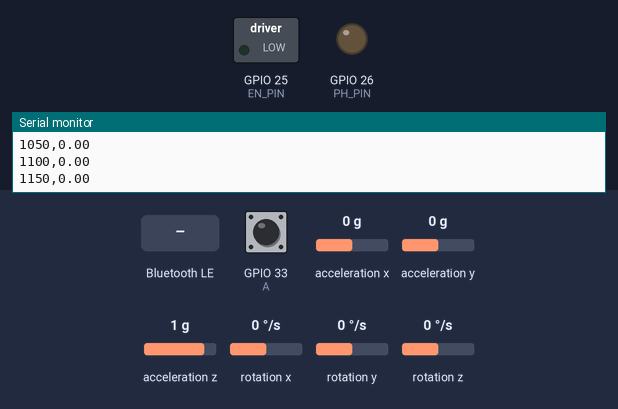
Simulated run of this sketch. Board: ESP32. On the bench: switched loads named in the sketch (green lamp = pin HIGH), output pins drawn as LEDs (lit = HIGH), the last lines printed to the serial monitor. The test bench sets the inputs (shaded band); at power-on: GPIO 33 (A) HIGH, acceleration x 0 g, acceleration y 0 g, acceleration z 1 g, rotation x 0 °/s, rotation y 0 °/s, rotation z 0 °/s. Nothing arrives over Bluetooth unless stated; a phone connects over Bluetooth LE 3 s after start; pins used as bus, display or sensor lines are not drawn.

Above: at 5.1 s.
5.2 s: Bluetooth LE write "5" received
At 6.1 s:
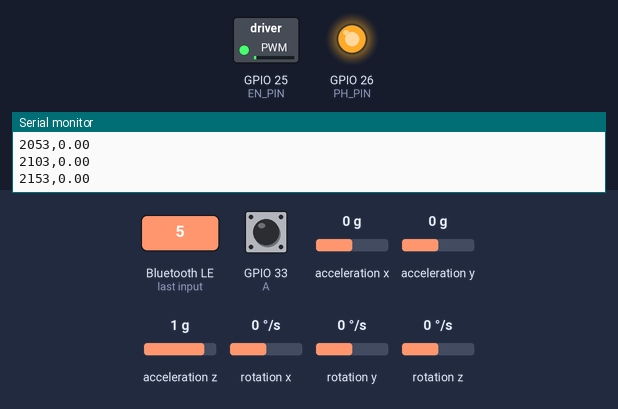
8.2 s: Bluetooth LE write "90" received
11.2 s: Bluetooth LE write "200" received
At 12.6 s:
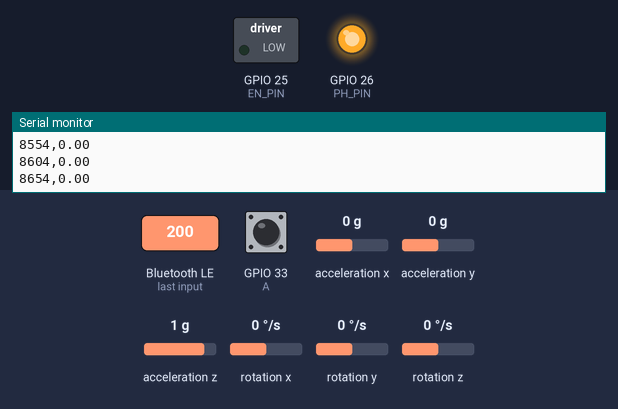
14.2 s: Bluetooth LE write "90" received
At 16.1 s:
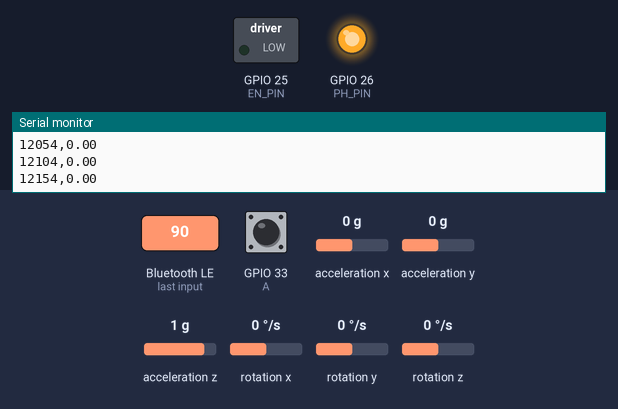
Timing chart, 0 to 17.6 s (numbered marks = the images above; inputs shaded):
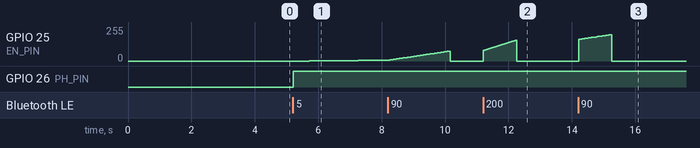

The sketch:

SPVVVECTR_FlawedPI_CodeForTesting.ino
```cpp
/**
  * This is the code for Tensegrity microcontroller.
  * Upload this code to the microcontroller
  * before running the Python BLE communication code.
*/

/*    Components list     */
/*    Motor driver: https://www.pololu.com/product/2990   */
/*    Motor + Encoder: https://www.amazon.com/Waveshare-All-Metal-Precision-Reduction-Connector/dp/B0CW1TCCTL */
/*    MPU 6050: https://www.dfrobot.com/product-880.html  */
/*    Note: I used Electronic Cats library for the MPU6050*/

/*    Libraries list     */
/*    BLE: From ESP-32 Board Manager Built-in Libs  */
/*    MPU6050: https://github.com/electroniccats/mpu6050    */
/*    Queue: https://github.com/EinarArnason/ArduinoQueue   */

#include <BLEDevice.h>
#include <BLEUtils.h>
#include <BLEServer.h>
#include <BLE2902.h>
#include <I2Cdev.h>
#include <MPU6050.h>

/*========================================================*/
/*                Variables declaration                   */

/*
String name = "SPVVVECTR1";
#define SERVICE_UUID        "afcdeba4-f8a9-4ca1-baa5-021afe634998"
#define CHARACTERISTIC_UUID "83147421-2684-43ec-af39-58533d866c8e"

String name = "SPVVVECTR2";
#define SERVICE_UUID        "8aaba9c2-7f68-49d6-97cb-b9783ea29fd6"
#define CHARACTERISTIC_UUID "2a612f78-13b2-4b3a-bab8-50b00d2f003f"

String name = "SPVVVECTR3";
#define SERVICE_UUID        "e132a2ee-a68a-4b4b-98fa-29ef8bbc0be2"
#define CHARACTERISTIC_UUID "ccba8d13-8743-45f7-9fd9-69a20a9acddc"
*/


/*      BLE variables: Change name and UUID here      */
String name = "SPVVVECTR3";
#define SERVICE_UUID        "e132a2ee-a68a-4b4b-98fa-29ef8bbc0be2"
#define CHARACTERISTIC_UUID "ccba8d13-8743-45f7-9fd9-69a20a9acddc"
BLECharacteristic *pGlobalCharacteristic;
bool sprint = true;


/*            Declare the GPIO pins here              */
const int EN_PIN    = 25;                  //Note: Old board uses 26
const int PH_PIN    = 26;                  //Note: Old board uses 25
const int SLEEP     = 27;                  //Note: Not on old board
const int A         = 33;
const int B         = 34;
const int MPU_SDA   = 21;
const int MPU_SCL   = 22;
const int INT       = 9;


/*                Declare MPU6050 here                */
MPU6050 mpu;
#define OUTPUT_READABLE_ACCELGYRO
//#define OUTPUT_BINARY_ACCELGYRO
int16_t ax, ay, az;
int16_t gx, gy, gz;
int     calibrate_size = 200;
bool    blinkState;
volatile bool is_calibrating = false;

/*         Declare Encoder specifications here        */
const float reduction_ratio = 10.0;         //Since the motor is 1:10 reduction
const int   ppr_num = 7;                    //Inside encoder datasheet
const float hall_resolution = reduction_ratio * ppr_num;


/*                Declare Other stuff  here                */
const int PWM_resolution = 12;
const int MAX_PWM = pow(2,PWM_resolution)-1;
const int CPU_Freq = 120;                    //CPU Clock Speed in MHz

//Encoder Pulse timer variables
volatile unsigned long last_pulse_time = 0;
volatile long delta_micros = 0;
volatile int  direction = 1;                //1 is CCW

//Stall Detection variables
volatile unsigned long stall_timer = 0;
const unsigned long STALL_THRESHOLD_MS = 1000;    //time before killing power
const float MIN_SAFE_RPM = 10.0;                  //minimum RPM to be considered "moving"
const int STALL_SPEED = MAX_PWM * 15/100;           //max stall PWM allowed

// Average calculation variables
#define FILTER_SIZE 10
float rpm_buffer[FILTER_SIZE] = {0};
int filter_idx = 0;
float raw_rpm = 0;
float avg_rpm = 0;

// Misc
unsigned long prev_loop_time = 0;
unsigned long prev_noti_time = 0;
const float period_ms = 50;
float target_rpm = 0.0;                         //Set initial RPM here
float last_target_rpm = 0.0;
float speed = 0;                                //Set initial speed here
const int MAX_RPM = 1000;                       //Set Maximum RPM here
unsigned long start_time;

// PID  Controller Variables (Adjusted for 16-bit PWM)
float output = 0;
const float kP = 5.0;
const float kD = 0;
float error = 0;
float last_error = 0;


/*========================================================*/
/*                          Function                      */
void IRAM_ATTR countPulse();
void pin_setup();
void mpu_setup();
void mpu_read();
void ble_setup();
void mpu_calibration();


/*========================================================*/
/*                       BLE CallBacks                    */
// Callback class to handle incoming BLE writes
class MyCallbacks: public BLECharacteristicCallbacks {
    void onWrite(BLECharacteristic *pCharacteristic) {
      String value = pCharacteristic->getValue().c_str();
      value.trim();
      if (value.length() > 0) {
        if (value.equalsIgnoreCase("calibrate") && !is_calibrating) {
          //Run IMU Calibration task
          xTaskCreate(
            [](void* param) {
              mpu_calibration();
              vTaskDelete(NULL); // Self-terminate when finished
            },
            "mpu_cal_task", 4096, NULL, 1, NULL
          );
        }
        else {
          target_rpm = value.toFloat();
          //BLE Set Target Speed
          target_rpm = constrain(target_rpm, -1-MAX_RPM, 1+MAX_RPM);
          Serial.print("New Target RPM via BLE: ");
          Serial.println(target_rpm);
        }
      }
    }
};

//Class to make the BLE discoverable again after disconnecting.
class MyServerCallbacks: public BLEServerCallbacks {
    void onConnect(BLEServer* pServer) {
      Serial.println(">>> Device Connected");
    };

    void onDisconnect(BLEServer* pServer) {
      xTaskCreate(
            [](void* param) {
                vTaskDelay(pdMS_TO_TICKS(500)); // Wait 500ms for radio to clear
                BLEDevice::startAdvertising();   // Restart advertising
                Serial.println(">>> Advertising Restarted via Background Task");
                vTaskDelete(NULL);               // Delete this task (clean up)
            },
            "restart_ble", 2048, NULL, 1, NULL
        );
    }
};

/*========================================================*/
/*                  Main setup function                   */
void setup() {
  Serial.begin (115200);
  setCpuFrequencyMhz(80);
  pin_setup();
  ble_setup();
  mpu_setup();
  mpu_read();
  mpu_calibration();
  start_time = millis();
}


/*========================================================*/
/*                  Main loop function                   */
void loop() {

  //Update timer
  unsigned long current_time = millis();

  //MOTOR CONTROL LOGIC
  if (current_time - prev_loop_time >= period_ms) {
    prev_loop_time = current_time;

    // 0.5. Flip detection logic
    if (last_target_rpm * target_rpm < 0) {
      analogWrite(EN_PIN, 0);
      vTaskDelay(pdMS_TO_TICKS(150));
    }
    last_target_rpm = target_rpm;

    // 1. Get Encoder data (pulse period)
    noInterrupts();
    long d_micros = delta_micros;
    int d_dir = direction;
    unsigned long last_p = last_pulse_time;
    interrupts();

    // 2. Calculate Raw RPM
    if (micros() - last_p > 250000) { // 0.25s timeout for stop
      raw_rpm = 0;
    } else if (d_micros > 0) {
      raw_rpm = (1000000.0 / d_micros / hall_resolution) * 60.0 * d_dir;
    }

    // 3. Averaging out (the RPM)
    rpm_buffer[filter_idx] = raw_rpm;
    filter_idx = (filter_idx + 1) % FILTER_SIZE;
    float sum = 0;
    for(int i=0; i<FILTER_SIZE; i++) {
      sum += rpm_buffer[i];
    }
    avg_rpm = sum / FILTER_SIZE;

    // 4. PID Speed calculation
    error = abs(target_rpm) - abs(avg_rpm);
    output += kP * error + kD * (error - last_error) / (period_ms / 1000.0);
    output = constrain(output, 0, 65535);
    last_error = error;
    speed = map(output, 0, 65535, 0, MAX_PWM);

    //4.5. Stall Detection Logic
    if (abs(target_rpm) > 0 && speed > STALL_SPEED && abs(avg_rpm) < MIN_SAFE_RPM) {
      if (stall_timer == 0) {
        //Start stall timer
        stall_timer = current_time;
      }
      else if (current_time - stall_timer > STALL_THRESHOLD_MS) {
        // STALL TRIGGERED
        target_rpm = 0;
        speed = 0;
        stall_timer = 0; // Reset timer
        Serial.println(">>> Stall Detected! Turning off motor.");
      }
    }
    else {
      stall_timer = 0; // Reset timer again if not stall
    }


    // 5. Speed and Direction change
    if (target_rpm == 0) {
      analogWrite(EN_PIN, 0);
      speed = 0;
    }
    else if (target_rpm > 0) {
      digitalWrite(PH_PIN, HIGH);
      analogWrite(EN_PIN, (int)speed);
    }
    else {
      digitalWrite(PH_PIN, LOW);
      analogWrite(EN_PIN, (int)speed);
    }

    // 6. MPU-6050 data
    if (!is_calibrating) {
      mpu_read();
    }

    Serial.print(current_time - start_time);
    Serial.print(",");
    Serial.println(avg_rpm);
  }

  // 7. BLE message
  if (current_time - prev_noti_time >= 200) {
    prev_noti_time = current_time;
    // 6. Update BLE Notify and Serial
    String output = String(target_rpm) + "," +
                    String(avg_rpm) + "," +
                    String(ax) + "," +
                    String(ay) + "," +
                    String(az) + "," +
                    String(gx) + "," +
                    String(gy) + "," +
                    String(gz);
    pGlobalCharacteristic->setValue(output.c_str());
    pGlobalCharacteristic->notify();
  }

  vTaskDelay(pdMS_TO_TICKS(1)); //Decoupling Time
}

/*========================================================*/
/*            Interrupt Service Routine                   */
void IRAM_ATTR countPulse() {
  unsigned long now = micros();
  delta_micros = now - last_pulse_time;
  last_pulse_time = now;
  direction = (digitalRead(B) == LOW) ? -1 : 1;
}


/*========================================================*/
/*                  Set up functions                      */
void pin_setup(){
  /*Set up PIN direction and initial level*/
  pinMode(EN_PIN, OUTPUT);
  pinMode(PH_PIN, OUTPUT);
  pinMode(SLEEP, OUTPUT);

  pinMode(INT, INPUT_PULLUP);
  pinMode(A, INPUT_PULLUP);
  pinMode(B, INPUT_PULLUP);

  analogWriteResolution(EN_PIN, PWM_resolution);
  digitalWrite  (PH_PIN, 0);
  analogWrite   (EN_PIN, 0);
  digitalWrite  (SLEEP, 1);

 /*Add an attach interrupt here to INT pin*/
  attachInterrupt(digitalPinToInterrupt(A), countPulse, RISING);
}


void mpu_setup(){
  /*--Start I2C interface--*/
  #if I2CDEV_IMPLEMENTATION == I2CDEV_ARDUINO_WIRE
    Wire.begin();
  #elif I2CDEV_IMPLEMENTATION == I2CDEV_BUILTIN_FASTWIRE
    Fastwire::setup(400, true);
  #endif

  //while (!Serial) {}

  /*Initialize device and check connection*/
  Serial.println("Initializing MPU...");
  mpu.initialize();
  Serial.println("Testing MPU6050 connection...");
  if(mpu.testConnection() ==  false){
    Serial.println("MPU6050 connection failed");
    while(true);
  }
  else{
    Serial.println("MPU6050 connection successful");
  }
}


void ble_setup() {
  //BLE initialization, create a server and a service
  BLEDevice::init(name);
  BLEServer *pServer = BLEDevice::createServer();
  pServer->setCallbacks(new MyServerCallbacks());
  BLEService *pService = pServer->createService(SERVICE_UUID);

  //Set characteristics: read, write, and notify
  pGlobalCharacteristic = pService->createCharacteristic(
                             CHARACTERISTIC_UUID,
                             BLECharacteristic::PROPERTY_WRITE |
                             BLECharacteristic::PROPERTY_WRITE_NR |
                             BLECharacteristic::PROPERTY_READ  |
                             BLECharacteristic::PROPERTY_NOTIFY // Add Notify for updates
                           );


  //Added Descriptors to fix error for Win 10/11
  pGlobalCharacteristic->addDescriptor(new BLE2902());


  //Start service and advertising
  pGlobalCharacteristic->setCallbacks(new MyCallbacks());
  pService->start();

  BLEAdvertising *pAdvertising = pServer->getAdvertising();
  pAdvertising->addServiceUUID(SERVICE_UUID);

  pAdvertising->setScanResponse(false);
  pAdvertising->setMinPreferred(0x00);  // Clear preferred settings
  pAdvertising->setMinPreferred(0x06);  // Then set them again

  pAdvertising->start();
  Serial.println("BLE initialized!");
}


/*========================================================*/
/*                      IMU Code                          */
void mpu_read() {
  /* Read raw accel/gyro data from the module. Other methods commented*/
  mpu.getMotion6(&ax, &ay, &az, &gx, &gy, &gz);
  //mpu.getAcceleration(&ax, &ay, &az);
  //mpu.getRotation(&gx, &gy, &gz);

  /*Print the obtained data on the defined format*/
  #ifdef OUTPUT_READABLE_ACCELGYRO
    /*Serial.print("g:\t");
    Serial.print(gx); Serial.print("\t");
    Serial.print(gy); Serial.print("\t");
    Serial.println(gz);*/
  #endif
}


void mpu_calibration() {
  is_calibrating = true;

  long ax_sum =0, ay_sum = 0, az_sum = 0;
  long gx_sum =0, gy_sum = 0, gz_sum = 0;
  const int samples = 500;
  const int usDelay = 3150;

  /*  Stop the motor briefly and calibrate the MPU6050*/
  //1. Stop the motor momentarily and reset the offset
  float backup_target = target_rpm;
  target_rpm = 0;
  digitalWrite(SLEEP, 0);
  mpu.setXAccelOffset(0); mpu.setYAccelOffset(0); mpu.setZAccelOffset(0);
  mpu.setXGyroOffset(0);  mpu.setYGyroOffset(0);  mpu.setZGyroOffset(0);
  vTaskDelay(pdMS_TO_TICKS(500));

  //2. Collect raw mpu data samples
  for (int i=0; i< samples; i++) {
    int16_t rax, ray, raz, rgx, rgy, rgz;
    mpu.getMotion6(&rax, &ray, &raz, &rgx, &rgy, &rgz);
    ax_sum += rax; ay_sum += ray; az_sum += raz;
    gx_sum += rgx; gy_sum += rgy; gz_sum += rgz;
    delayMicroseconds(usDelay);

    //Time-break for other BLE task
    if (i % 20 == 0) {
      vTaskDelay(pdMS_TO_TICKS(1));
    }
  }

  //3. Calculate Offset
  int ax_offset = -(ax_sum / samples) / 8;
  int ay_offset = -(ay_sum / samples) / 8;
  int az_offset = (16384 - (az_sum / samples)) / 8;
  //Factoring gravity constant in az.
  int gx_offset = -(gx_sum / samples) / 4;
  int gy_offset = -(gy_sum / samples) / 4;
  int gz_offset = -(gz_sum / samples) / 4;

  //4. Apply calibrated offsets
  mpu.setXAccelOffset(ax_offset); mpu.setYAccelOffset(ay_offset); mpu.setZAccelOffset(az_offset);
  mpu.setXGyroOffset(gx_offset);  mpu.setYGyroOffset(gy_offset);  mpu.setZGyroOffset(gz_offset);

  //5. Return to original RPM
  target_rpm = backup_target;
  digitalWrite(SLEEP, 1);

  is_calibrating = false;
}
```

Measured:
- after the input at 5.2 s, GPIO 25 (EN_PIN): moves from 0/255 to 5/255 over 2.1 s, starting after 0.51 s; GPIO 26 (PH_PIN): LOW → HIGH at once
- after the input at 11.2 s, GPIO 25 (EN_PIN): rises from 0/255 to 157/255 in 1.0 s, then falls to 0/255 in 0.05 s
- after the input at 14.2 s, GPIO 25 (EN_PIN): rises from 0/255 to 198/255 in 1.0 s, then falls to 0/255 in 0.05 s
